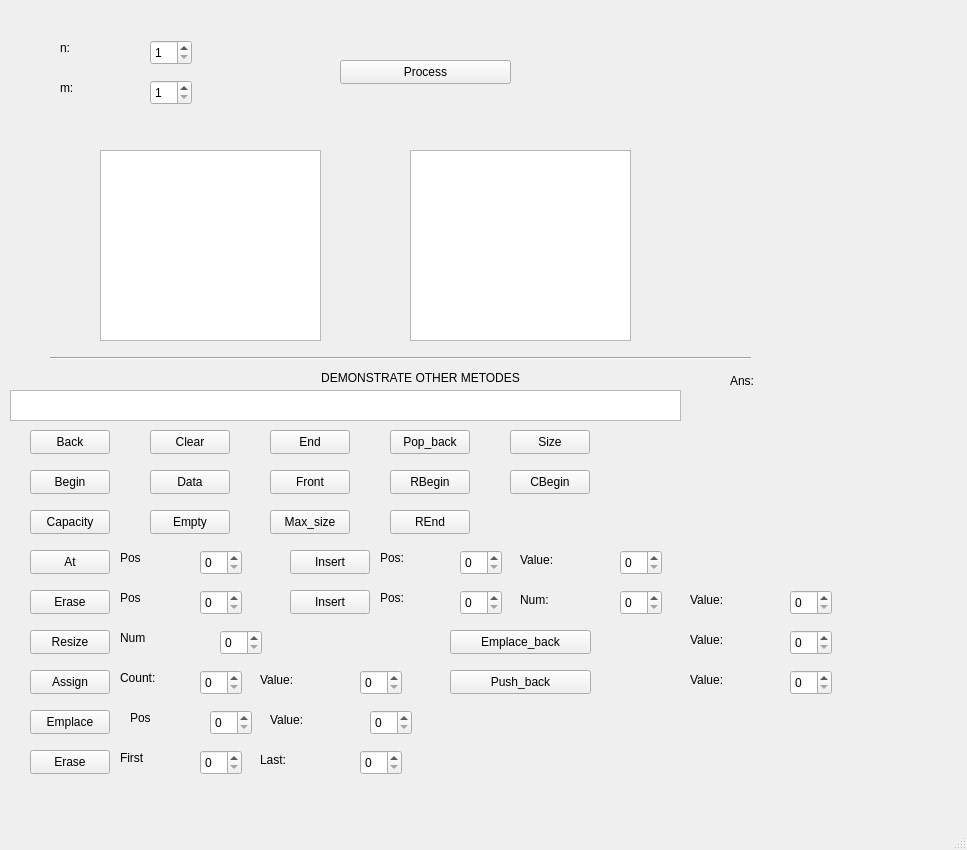
<?xml version="1.0" encoding="UTF-8"?>
<ui version="4.0">
 <class>MainWindow</class>
 <widget class="QMainWindow" name="MainWindow">
  <property name="geometry">
   <rect>
    <x>0</x>
    <y>0</y>
    <width>967</width>
    <height>850</height>
   </rect>
  </property>
  <property name="windowTitle">
   <string>MainWindow</string>
  </property>
  <widget class="QWidget" name="centralwidget">
   <widget class="QTextEdit" name="textEdit_1">
    <property name="enabled">
     <bool>true</bool>
    </property>
    <property name="geometry">
     <rect>
      <x>100</x>
      <y>150</y>
      <width>221</width>
      <height>191</height>
     </rect>
    </property>
    <property name="autoFillBackground">
     <bool>false</bool>
    </property>
    <property name="readOnly">
     <bool>true</bool>
    </property>
   </widget>
   <widget class="QTextEdit" name="textEdit_2">
    <property name="enabled">
     <bool>true</bool>
    </property>
    <property name="geometry">
     <rect>
      <x>410</x>
      <y>150</y>
      <width>221</width>
      <height>191</height>
     </rect>
    </property>
    <property name="autoFillBackground">
     <bool>false</bool>
    </property>
    <property name="readOnly">
     <bool>true</bool>
    </property>
   </widget>
   <widget class="QSpinBox" name="spinBox_n">
    <property name="geometry">
     <rect>
      <x>150</x>
      <y>40</y>
      <width>42</width>
      <height>25</height>
     </rect>
    </property>
    <property name="minimum">
     <number>1</number>
    </property>
   </widget>
   <widget class="QSpinBox" name="spinBox_m">
    <property name="geometry">
     <rect>
      <x>150</x>
      <y>80</y>
      <width>42</width>
      <height>25</height>
     </rect>
    </property>
    <property name="minimum">
     <number>1</number>
    </property>
   </widget>
   <widget class="QLabel" name="label">
    <property name="geometry">
     <rect>
      <x>60</x>
      <y>40</y>
      <width>49</width>
      <height>16</height>
     </rect>
    </property>
    <property name="text">
     <string>n:</string>
    </property>
   </widget>
   <widget class="QLabel" name="label_2">
    <property name="geometry">
     <rect>
      <x>60</x>
      <y>80</y>
      <width>49</width>
      <height>16</height>
     </rect>
    </property>
    <property name="text">
     <string>m:</string>
    </property>
   </widget>
   <widget class="QPushButton" name="pushButton">
    <property name="geometry">
     <rect>
      <x>340</x>
      <y>60</y>
      <width>171</width>
      <height>24</height>
     </rect>
    </property>
    <property name="text">
     <string>Process</string>
    </property>
   </widget>
   <widget class="Line" name="line">
    <property name="geometry">
     <rect>
      <x>50</x>
      <y>350</y>
      <width>701</width>
      <height>16</height>
     </rect>
    </property>
    <property name="orientation">
     <enum>Qt::Horizontal</enum>
    </property>
   </widget>
   <widget class="QLabel" name="label_3">
    <property name="geometry">
     <rect>
      <x>150</x>
      <y>370</y>
      <width>541</width>
      <height>16</height>
     </rect>
    </property>
    <property name="text">
     <string>DEMONSTRATE OTHER METODES</string>
    </property>
    <property name="alignment">
     <set>Qt::AlignCenter</set>
    </property>
   </widget>
   <widget class="QTextEdit" name="textEdit_arr">
    <property name="geometry">
     <rect>
      <x>10</x>
      <y>390</y>
      <width>671</width>
      <height>31</height>
     </rect>
    </property>
    <property name="readOnly">
     <bool>true</bool>
    </property>
   </widget>
   <widget class="QPushButton" name="pushButton_2">
    <property name="geometry">
     <rect>
      <x>30</x>
      <y>670</y>
      <width>80</width>
      <height>24</height>
     </rect>
    </property>
    <property name="text">
     <string>Assign</string>
    </property>
   </widget>
   <widget class="QPushButton" name="pushButton_3">
    <property name="geometry">
     <rect>
      <x>30</x>
      <y>550</y>
      <width>80</width>
      <height>24</height>
     </rect>
    </property>
    <property name="text">
     <string>At</string>
    </property>
   </widget>
   <widget class="QPushButton" name="pushButton_4">
    <property name="geometry">
     <rect>
      <x>30</x>
      <y>430</y>
      <width>80</width>
      <height>24</height>
     </rect>
    </property>
    <property name="text">
     <string>Back</string>
    </property>
   </widget>
   <widget class="QSpinBox" name="spinBox">
    <property name="geometry">
     <rect>
      <x>200</x>
      <y>670</y>
      <width>42</width>
      <height>25</height>
     </rect>
    </property>
   </widget>
   <widget class="QSpinBox" name="spinBox_2">
    <property name="geometry">
     <rect>
      <x>360</x>
      <y>670</y>
      <width>42</width>
      <height>25</height>
     </rect>
    </property>
   </widget>
   <widget class="QLabel" name="label_4">
    <property name="geometry">
     <rect>
      <x>120</x>
      <y>670</y>
      <width>71</width>
      <height>16</height>
     </rect>
    </property>
    <property name="text">
     <string>Count:</string>
    </property>
   </widget>
   <widget class="QLabel" name="label_5">
    <property name="geometry">
     <rect>
      <x>260</x>
      <y>670</y>
      <width>71</width>
      <height>20</height>
     </rect>
    </property>
    <property name="text">
     <string>Value:</string>
    </property>
   </widget>
   <widget class="QLabel" name="label_6">
    <property name="geometry">
     <rect>
      <x>120</x>
      <y>550</y>
      <width>71</width>
      <height>16</height>
     </rect>
    </property>
    <property name="text">
     <string>Pos</string>
    </property>
   </widget>
   <widget class="QSpinBox" name="spinBox_3">
    <property name="geometry">
     <rect>
      <x>200</x>
      <y>550</y>
      <width>42</width>
      <height>25</height>
     </rect>
    </property>
   </widget>
   <widget class="QPushButton" name="pushButton_5">
    <property name="geometry">
     <rect>
      <x>30</x>
      <y>470</y>
      <width>80</width>
      <height>24</height>
     </rect>
    </property>
    <property name="text">
     <string>Begin</string>
    </property>
   </widget>
   <widget class="QPushButton" name="pushButton_6">
    <property name="geometry">
     <rect>
      <x>30</x>
      <y>510</y>
      <width>80</width>
      <height>24</height>
     </rect>
    </property>
    <property name="text">
     <string>Capacity</string>
    </property>
   </widget>
   <widget class="QPushButton" name="pushButton_7">
    <property name="geometry">
     <rect>
      <x>150</x>
      <y>430</y>
      <width>80</width>
      <height>24</height>
     </rect>
    </property>
    <property name="text">
     <string>Clear</string>
    </property>
   </widget>
   <widget class="QPushButton" name="pushButton_8">
    <property name="geometry">
     <rect>
      <x>150</x>
      <y>470</y>
      <width>80</width>
      <height>24</height>
     </rect>
    </property>
    <property name="text">
     <string>Data</string>
    </property>
   </widget>
   <widget class="QPushButton" name="pushButton_9">
    <property name="geometry">
     <rect>
      <x>30</x>
      <y>710</y>
      <width>80</width>
      <height>24</height>
     </rect>
    </property>
    <property name="text">
     <string>Emplace</string>
    </property>
   </widget>
   <widget class="QSpinBox" name="spinBox_4">
    <property name="geometry">
     <rect>
      <x>210</x>
      <y>710</y>
      <width>42</width>
      <height>25</height>
     </rect>
    </property>
   </widget>
   <widget class="QLabel" name="label_7">
    <property name="geometry">
     <rect>
      <x>130</x>
      <y>710</y>
      <width>71</width>
      <height>16</height>
     </rect>
    </property>
    <property name="text">
     <string>Pos</string>
    </property>
   </widget>
   <widget class="QLabel" name="label_8">
    <property name="geometry">
     <rect>
      <x>270</x>
      <y>710</y>
      <width>71</width>
      <height>20</height>
     </rect>
    </property>
    <property name="text">
     <string>Value:</string>
    </property>
   </widget>
   <widget class="QSpinBox" name="spinBox_5">
    <property name="geometry">
     <rect>
      <x>370</x>
      <y>710</y>
      <width>42</width>
      <height>25</height>
     </rect>
    </property>
   </widget>
   <widget class="QSpinBox" name="spinBox_6">
    <property name="geometry">
     <rect>
      <x>790</x>
      <y>630</y>
      <width>42</width>
      <height>25</height>
     </rect>
    </property>
   </widget>
   <widget class="QPushButton" name="pushButton_10">
    <property name="geometry">
     <rect>
      <x>450</x>
      <y>630</y>
      <width>141</width>
      <height>24</height>
     </rect>
    </property>
    <property name="text">
     <string>Emplace_back</string>
    </property>
   </widget>
   <widget class="QLabel" name="label_9">
    <property name="geometry">
     <rect>
      <x>690</x>
      <y>630</y>
      <width>71</width>
      <height>20</height>
     </rect>
    </property>
    <property name="text">
     <string>Value:</string>
    </property>
   </widget>
   <widget class="QPushButton" name="pushButton_11">
    <property name="geometry">
     <rect>
      <x>150</x>
      <y>510</y>
      <width>80</width>
      <height>24</height>
     </rect>
    </property>
    <property name="text">
     <string>Empty</string>
    </property>
   </widget>
   <widget class="QSpinBox" name="spinBox_7">
    <property name="geometry">
     <rect>
      <x>200</x>
      <y>590</y>
      <width>42</width>
      <height>25</height>
     </rect>
    </property>
   </widget>
   <widget class="QLabel" name="label_10">
    <property name="geometry">
     <rect>
      <x>120</x>
      <y>590</y>
      <width>71</width>
      <height>16</height>
     </rect>
    </property>
    <property name="text">
     <string>Pos</string>
    </property>
   </widget>
   <widget class="QPushButton" name="pushButton_12">
    <property name="geometry">
     <rect>
      <x>30</x>
      <y>590</y>
      <width>80</width>
      <height>24</height>
     </rect>
    </property>
    <property name="text">
     <string>Erase</string>
    </property>
   </widget>
   <widget class="QLabel" name="label_11">
    <property name="geometry">
     <rect>
      <x>260</x>
      <y>750</y>
      <width>71</width>
      <height>20</height>
     </rect>
    </property>
    <property name="text">
     <string>Last:</string>
    </property>
   </widget>
   <widget class="QSpinBox" name="spinBox_8">
    <property name="geometry">
     <rect>
      <x>360</x>
      <y>750</y>
      <width>42</width>
      <height>25</height>
     </rect>
    </property>
   </widget>
   <widget class="QSpinBox" name="spinBox_9">
    <property name="geometry">
     <rect>
      <x>200</x>
      <y>750</y>
      <width>42</width>
      <height>25</height>
     </rect>
    </property>
   </widget>
   <widget class="QLabel" name="label_12">
    <property name="geometry">
     <rect>
      <x>120</x>
      <y>750</y>
      <width>71</width>
      <height>16</height>
     </rect>
    </property>
    <property name="text">
     <string>First</string>
    </property>
   </widget>
   <widget class="QPushButton" name="pushButton_13">
    <property name="geometry">
     <rect>
      <x>30</x>
      <y>750</y>
      <width>80</width>
      <height>24</height>
     </rect>
    </property>
    <property name="text">
     <string>Erase</string>
    </property>
   </widget>
   <widget class="QPushButton" name="pushButton_14">
    <property name="geometry">
     <rect>
      <x>270</x>
      <y>470</y>
      <width>80</width>
      <height>24</height>
     </rect>
    </property>
    <property name="text">
     <string>Front</string>
    </property>
   </widget>
   <widget class="QPushButton" name="pushButton_15">
    <property name="geometry">
     <rect>
      <x>290</x>
      <y>550</y>
      <width>80</width>
      <height>24</height>
     </rect>
    </property>
    <property name="text">
     <string>Insert</string>
    </property>
   </widget>
   <widget class="QLabel" name="label_13">
    <property name="geometry">
     <rect>
      <x>520</x>
      <y>550</y>
      <width>71</width>
      <height>20</height>
     </rect>
    </property>
    <property name="text">
     <string>Value:</string>
    </property>
   </widget>
   <widget class="QLabel" name="label_14">
    <property name="geometry">
     <rect>
      <x>380</x>
      <y>550</y>
      <width>71</width>
      <height>16</height>
     </rect>
    </property>
    <property name="text">
     <string>Pos:</string>
    </property>
   </widget>
   <widget class="QSpinBox" name="spinBox_10">
    <property name="geometry">
     <rect>
      <x>460</x>
      <y>550</y>
      <width>42</width>
      <height>25</height>
     </rect>
    </property>
   </widget>
   <widget class="QSpinBox" name="spinBox_11">
    <property name="geometry">
     <rect>
      <x>620</x>
      <y>550</y>
      <width>42</width>
      <height>25</height>
     </rect>
    </property>
   </widget>
   <widget class="QSpinBox" name="spinBox_12">
    <property name="geometry">
     <rect>
      <x>620</x>
      <y>590</y>
      <width>42</width>
      <height>25</height>
     </rect>
    </property>
   </widget>
   <widget class="QSpinBox" name="spinBox_13">
    <property name="geometry">
     <rect>
      <x>460</x>
      <y>590</y>
      <width>42</width>
      <height>25</height>
     </rect>
    </property>
   </widget>
   <widget class="QLabel" name="label_15">
    <property name="geometry">
     <rect>
      <x>380</x>
      <y>590</y>
      <width>71</width>
      <height>16</height>
     </rect>
    </property>
    <property name="text">
     <string>Pos:</string>
    </property>
   </widget>
   <widget class="QLabel" name="label_16">
    <property name="geometry">
     <rect>
      <x>520</x>
      <y>590</y>
      <width>71</width>
      <height>20</height>
     </rect>
    </property>
    <property name="text">
     <string>Num:</string>
    </property>
   </widget>
   <widget class="QPushButton" name="pushButton_16">
    <property name="geometry">
     <rect>
      <x>290</x>
      <y>590</y>
      <width>80</width>
      <height>24</height>
     </rect>
    </property>
    <property name="text">
     <string>Insert</string>
    </property>
   </widget>
   <widget class="QLabel" name="label_17">
    <property name="geometry">
     <rect>
      <x>690</x>
      <y>590</y>
      <width>71</width>
      <height>20</height>
     </rect>
    </property>
    <property name="text">
     <string>Value:</string>
    </property>
   </widget>
   <widget class="QSpinBox" name="spinBox_14">
    <property name="geometry">
     <rect>
      <x>790</x>
      <y>590</y>
      <width>42</width>
      <height>25</height>
     </rect>
    </property>
   </widget>
   <widget class="QPushButton" name="pushButton_17">
    <property name="geometry">
     <rect>
      <x>270</x>
      <y>510</y>
      <width>80</width>
      <height>24</height>
     </rect>
    </property>
    <property name="text">
     <string>Max_size</string>
    </property>
   </widget>
   <widget class="QPushButton" name="pushButton_18">
    <property name="geometry">
     <rect>
      <x>390</x>
      <y>430</y>
      <width>80</width>
      <height>24</height>
     </rect>
    </property>
    <property name="text">
     <string>Pop_back</string>
    </property>
   </widget>
   <widget class="QLabel" name="label_18">
    <property name="geometry">
     <rect>
      <x>690</x>
      <y>670</y>
      <width>71</width>
      <height>20</height>
     </rect>
    </property>
    <property name="text">
     <string>Value:</string>
    </property>
   </widget>
   <widget class="QSpinBox" name="spinBox_15">
    <property name="geometry">
     <rect>
      <x>790</x>
      <y>670</y>
      <width>42</width>
      <height>25</height>
     </rect>
    </property>
   </widget>
   <widget class="QPushButton" name="pushButton_19">
    <property name="geometry">
     <rect>
      <x>450</x>
      <y>670</y>
      <width>141</width>
      <height>24</height>
     </rect>
    </property>
    <property name="text">
     <string>Push_back</string>
    </property>
   </widget>
   <widget class="QPushButton" name="pushButton_20">
    <property name="geometry">
     <rect>
      <x>390</x>
      <y>470</y>
      <width>80</width>
      <height>24</height>
     </rect>
    </property>
    <property name="text">
     <string>RBegin</string>
    </property>
   </widget>
   <widget class="QPushButton" name="pushButton_21">
    <property name="geometry">
     <rect>
      <x>270</x>
      <y>430</y>
      <width>80</width>
      <height>24</height>
     </rect>
    </property>
    <property name="text">
     <string>End</string>
    </property>
   </widget>
   <widget class="QPushButton" name="pushButton_22">
    <property name="geometry">
     <rect>
      <x>390</x>
      <y>510</y>
      <width>80</width>
      <height>24</height>
     </rect>
    </property>
    <property name="text">
     <string>REnd</string>
    </property>
   </widget>
   <widget class="QPushButton" name="pushButton_23">
    <property name="geometry">
     <rect>
      <x>30</x>
      <y>630</y>
      <width>80</width>
      <height>24</height>
     </rect>
    </property>
    <property name="text">
     <string>Resize</string>
    </property>
   </widget>
   <widget class="QLabel" name="label_19">
    <property name="geometry">
     <rect>
      <x>120</x>
      <y>630</y>
      <width>71</width>
      <height>16</height>
     </rect>
    </property>
    <property name="text">
     <string>Num</string>
    </property>
   </widget>
   <widget class="QSpinBox" name="spinBox_16">
    <property name="geometry">
     <rect>
      <x>220</x>
      <y>630</y>
      <width>42</width>
      <height>25</height>
     </rect>
    </property>
   </widget>
   <widget class="QPushButton" name="pushButton_24">
    <property name="geometry">
     <rect>
      <x>510</x>
      <y>430</y>
      <width>80</width>
      <height>24</height>
     </rect>
    </property>
    <property name="text">
     <string>Size</string>
    </property>
   </widget>
   <widget class="QLabel" name="label_20">
    <property name="geometry">
     <rect>
      <x>730</x>
      <y>370</y>
      <width>71</width>
      <height>21</height>
     </rect>
    </property>
    <property name="text">
     <string>Ans:</string>
    </property>
   </widget>
   <widget class="QLabel" name="label_ans">
    <property name="geometry">
     <rect>
      <x>720</x>
      <y>400</y>
      <width>211</width>
      <height>21</height>
     </rect>
    </property>
    <property name="text">
     <string/>
    </property>
   </widget>
   <widget class="QPushButton" name="pushButton_25">
    <property name="geometry">
     <rect>
      <x>510</x>
      <y>470</y>
      <width>80</width>
      <height>24</height>
     </rect>
    </property>
    <property name="text">
     <string>CBegin</string>
    </property>
   </widget>
  </widget>
  <widget class="QMenuBar" name="menubar">
   <property name="geometry">
    <rect>
     <x>0</x>
     <y>0</y>
     <width>967</width>
     <height>21</height>
    </rect>
   </property>
  </widget>
  <widget class="QStatusBar" name="statusbar"/>
 </widget>
 <resources/>
 <connections/>
</ui>
